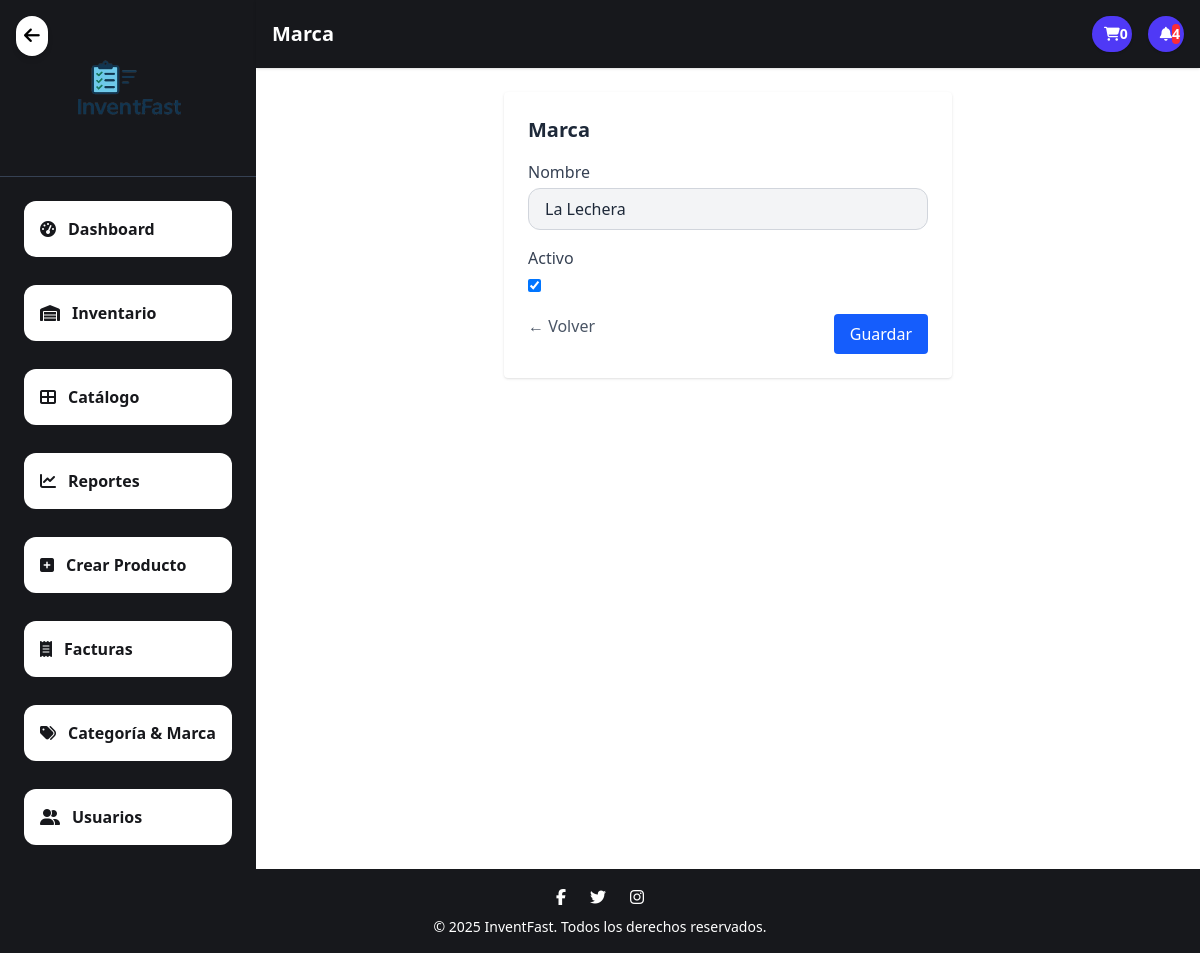
/brand_update/1/, run on an earlier commit of the app's database.
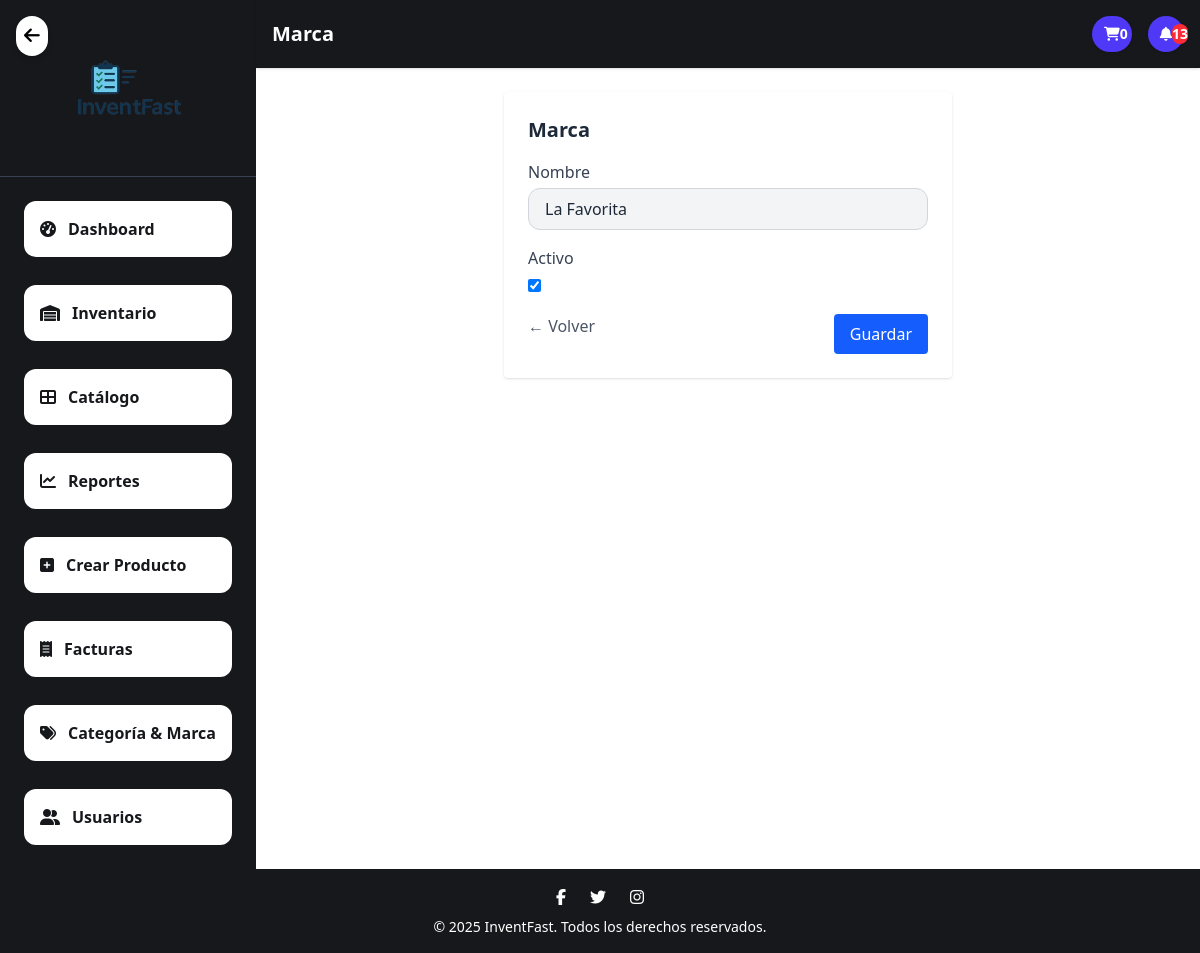
And on a later commit of the database.
### application/core/models.py (models this page shows, shortened)
class Marca(models.Model):
    nombre = models.CharField(max_length=100, unique=True)
    activo = models.BooleanField(default=True)

### application/core/views/brand.py (the view)
# urls.py: path("brand_update/<int:pk>/", MarcaUpdateView.as_view(), name="brand_update"),
class MarcaUpdateView(UpdateView):
    model = Marca
    form_class = MarcaForm
    template_name = 'core/brand/brand_form.html'
    success_url = reverse_lazy('core:category_list')

### application/core/forms/brand_form.py
class MarcaForm(forms.ModelForm):
    class Meta:
        model = Marca
        fields = ['nombre', 'activo']
        widgets = {
            'nombre': forms.TextInput(attrs={
                'class': 'w-full px-4 py-2 bg-gray-100 border border-gray-300 rounded-xl focus:outline-none focus:ring-2 focus:ring-indigo-500',
                'placeholder': 'Nombre de la Marca'
            }),
            'activo': forms.CheckboxInput(attrs={
                'class': 'form-check-input'
            }),
        }

### application/core/context_processors.py (called while the page is built)
def carrito_count(request):
    if request.user.is_authenticated:
        carrito = Carrito.objects.filter(usuario=request.user, comprado=False).first()
        if carrito:
            total_items = sum(item.cantidad for item in carrito.items.all())
            return {'carrito_count': total_items}
    return {'carrito_count': 0}

### templates/core/brand/brand_form.html (shortened to what this page needs)
{% extends 'core/base.html' %}
{% load static %}
{% block page_title %}{{ view.title }} Marca{% endblock %}
{% block content %}
<div class="max-w-md mx-auto bg-white p-6 rounded shadow">
    <h2 class="text-xl font-semibold mb-4">{{ view.title }} Marca</h2>
    <form method="post" id="marcaForm">
        {% for field in form %}
            <div class="mb-4">
                <label class="block text-gray-700 font-medium mb-1" for="{{ field.id_for_label }}">
                    {{ field.label }}
                </label>
                {{ field }}
            </div>
        {% endfor %}
        <div class="flex justify-between">
            <a href="{% url 'core:category_list' %}" class="text-gray-600 hover:underline">← Volver</a>
            <button type="submit" class="bg-blue-600 text-white px-4 py-2 rounded hover:bg-blue-700">
                Guardar
            </button>
        </div>
    </form>
</div>
{% endblock %}

What changed in the data, as far as the page shows it:
changed Marca: nombre "La Lechera" → "La Favorita"
Also different on the page:
{{ notificaciones|length }}: "4" → "13"
